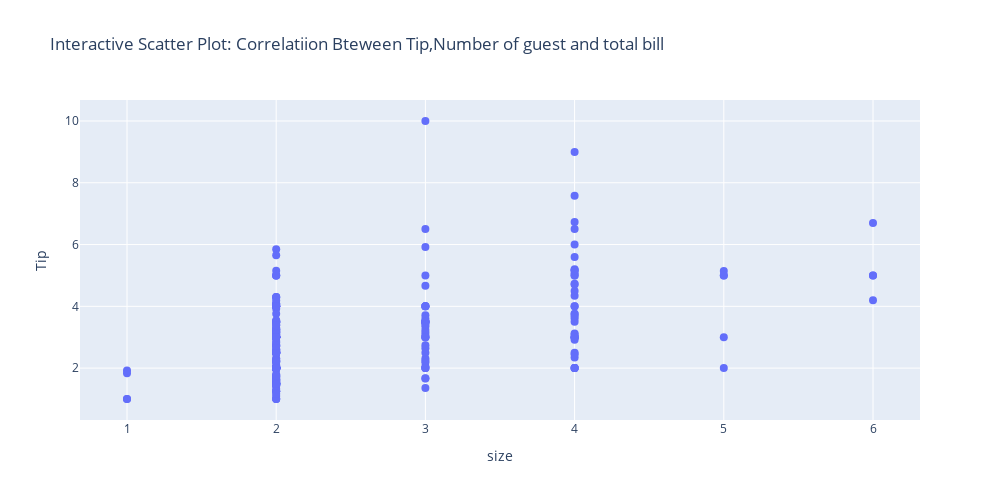

Here is the notebook cell this chart was saved with:
### Code cell
import plotly.express as px

fig = px.scatter(
    df,
    x="size",
    y="tip",
    hover_data=["total_bill"],  # Wrap in a list
    title="Interactive Scatter Plot: Correlatiion Bteween Tip,Number of guest and total bill",
    labels={"total_bill": "Total Bill", "tip": "Tip"},
    width=1000,
    height=500
)

fig.update_traces(marker=dict(size=8))  # Optional: adjust point size
fig.show()

### Figure 1 — Plotly figure (JSON) as saved in the notebook; plotly's stock layout.template omitted (floating-point values rounded to 4 significant figures; data arrays with more than 128 entries replaced by an {"elided": "..."} marker saying what was removed)
{"data": [{"customdata": {"elided": "244x1 float values"}, "hovertemplate": "size=%{x}<br>Tip=%{y}<br>Total Bill=%{customdata[0]}<extra></extra>", "legendgroup": "", "marker": {"color": "#636efa", "size": 8, "symbol": "circle"}, "mode": "markers", "name": "", "orientation": "v", "showlegend": false, "type": "scatter", "x": {"elided": "244 int values"}, "xaxis": "x", "y": {"elided": "244 float values"}, "yaxis": "y"}], "layout": {"height": 500, "legend": {"tracegroupgap": 0}, "title": {"text": "Interactive Scatter Plot: Correlatiion Bteween Tip,Number of guest and total bill"}, "width": 1000, "xaxis": {"anchor": "y", "domain": [0, 1], "title": {"text": "size"}}, "yaxis": {"anchor": "x", "domain": [0, 1], "title": {"text": "Tip"}}}}
